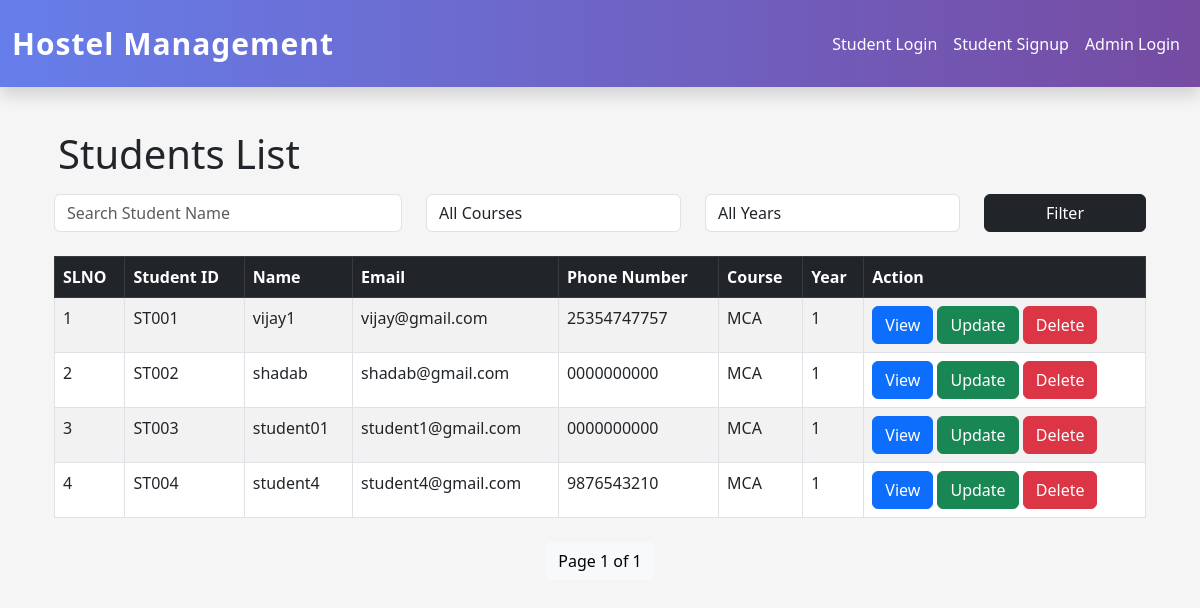
The app's page /student-list/, older data.
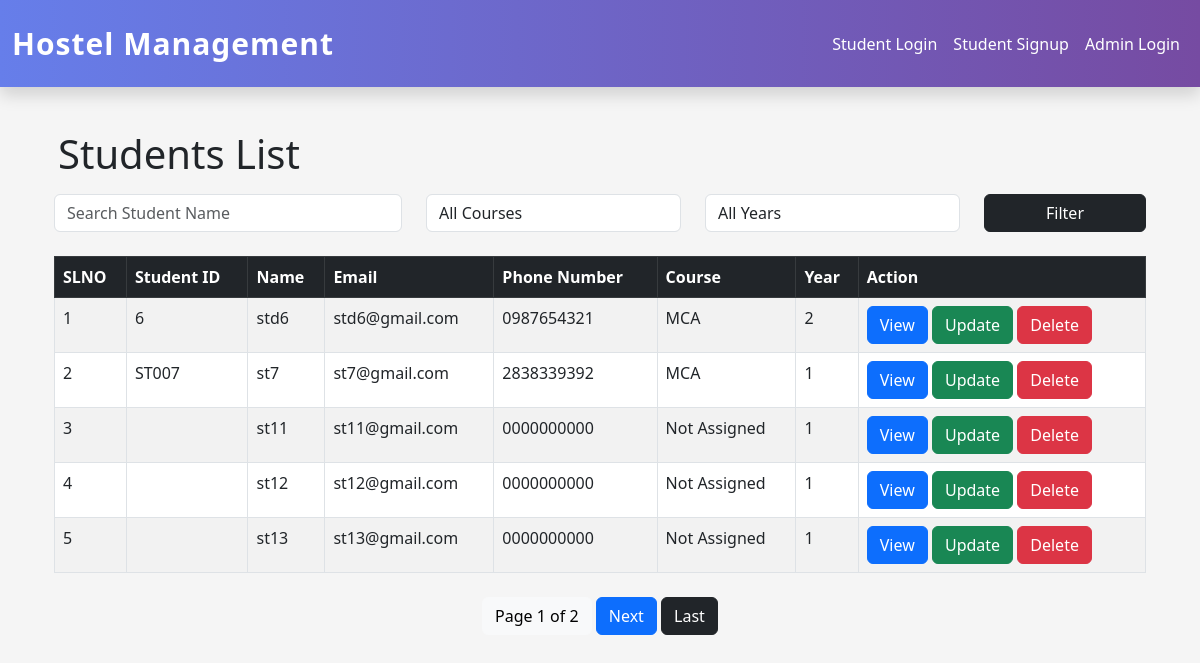
The same page, newer data.
### hostel_app/models.py (models this page shows, shortened)
class Student(models.Model):
    student_id = models.CharField(
        max_length=20
    )
    student_name = models.CharField(max_length=100)
    email = models.EmailField(unique=True)
    phone_number = models.CharField(max_length=15)
    course = models.CharField(max_length=100)
    year = models.IntegerField()

### hostel_app/views.py (the view)
# urls.py: path('student-list/',views.student_list, name='student-list'),
def student_list(request):
    students_list = Student.objects.all()
    search = request.GET.get('search')
    course = request.GET.get('course')
    year = request.GET.get('year')
    if search:
        students_list = students_list.filter(
            student_name__icontains=search
        )
    if course:
        students_list = students_list.filter(
            course=course
        )
    if year:
        students_list = students_list.filter(
            year=year
        )
    paginator = Paginator(students_list, 5)
    page_number = request.GET.get('page')
    students = paginator.get_page(page_number)
    context = {
        "students": students
    }
    return render(
        request,
        "students/student_list.html",
        context
    )

### hostel_app/templates/students/student_list.html (shortened to what this page needs)
{% extends "master.html" %}
{% block content %}
<div class="d-flex justify-content-between align-items-center mb-6">
    <h1 class="m-3">
        Students List
    </h1>
</div>
<div class="container">
    <form method="GET" class="row mb-4">
    <div class="col-md-4">
        <input
            type="text"
            name="search"
            class="form-control"
            placeholder="Search Student Name"
        >
    </div>
    <div class="col-md-3">
        <select
            name="course"
            class="form-control"
        >
            <option value="">
                All Courses
            </option>
        </select>
    </div>
    <div class="col-md-3">
        <select
            name="year"
            class="form-control"
        >
            <option value="">
                All Years
            </option>
        </select>
    </div>
    <div class="col-md-2">
        <button
            type="submit"
            class="btn btn-dark w-100"
        >
            Filter
        </button>
    </div>
</form>
    <table class="table table-striped table-bordered">
        <thead class="table-dark">
            <tr>
                <th>SLNO</th>
                <th>Student ID</th>
                <th>Name</th>
                <th>Email</th>
                <th>Phone Number</th>
                <th>Course</th>
                <th>Year</th>
                <th>Action</th>
            </tr>
        </thead>
         <tbody>
    {% for student in students %}
    <tr>
        <td>{{ students.start_index|add:forloop.counter0 }}</td>
        <td>{{ student.student_id }}</td>
        <td>{{ student.student_name }}</td>
        <td>{{ student.email }}</td>
        <td>{{ student.phone_number }}</td>
        <td>{{ student.course }}</td>
        <td>{{ student.year }}</td>
        <td>
            <a
                href="{% url 'student-details' student.id %}"
                class="btn btn-primary"
            >
                View
            </a>
            <a
                href="{% url 'update-student' student.id %}"
                class="btn btn-success"
            >
                Update
            </a>
            <a
                href="{% url 'delete-student' student.id %}"
                class="btn btn-danger"
            >
                Delete
            </a>
        </td>
    </tr>
    {% endfor %}
</tbody>
    </table>
    <div class="mt-4 text-center">
    <span class="btn btn-light">
        Page {{ students.number }} of {{ students.paginator.num_pages }}
    </span>
    {% if students.has_next %}
        <a
            href="?page={{ students.next_page_number }}"
            class="btn btn-primary"
        >
            Next
        </a>
        <a
            href="?page={{ students.paginator.num_pages }}"
            class="btn btn-dark"
        >
            Last
        </a>
    {% endif %}
</div>
</div>
{% endblock content %}

### hostel_app/templates/master.html (shortened to what this page needs)
{% load static %}
<!doctype html>
<html lang="en">
<head>
    <link
        href="https://cdn.jsdelivr.net/npm/bootstrap@5.3.0/dist/css/bootstrap.min.css"
        rel="stylesheet"
    />
</head>
<body style="background-color: #f5f5f5;">
<nav class="navbar navbar-expand-lg gradient-nav shadow py-3 fixed-top">
    <div class="container-fluid">
        <a
            class="navbar-brand brand-logo"
            href="{% url 'homepage' %}"
        >
            Hostel Management
        </a>
        <div
            class="collapse navbar-collapse"
            id="navbarNav"
        >
            <ul class="navbar-nav align-items-center">
                {% if user.is_authenticated %}
                <li class="nav-item me-3">
                    <span class="nav-link">
                        Welcome {{ user.username }}
                    </span>
                </li>
                <li class="nav-item">
                    <a
                        class="nav-link logout-btn"
                        href="{% url 'logout' %}"
                    >
                        Logout
                    </a>
                </li>
                {% else %}
                <li class="nav-item">
                    <a
                        class="nav-link"
                        href="{% url 'student-login' %}"
                    >
                        Student Login
                    </a>
                </li>
                <li class="nav-item">
                    <a
                        class="nav-link"
                        href="{% url 'student-signup' %}"
                    >
                        Student Signup
                    </a>
                </li>
                <li class="nav-item">
                    <a
                        class="nav-link"
                        href="{% url 'admin-login' %}"
                    >
                        Admin Login
                    </a>
                </li>
                {% endif %}
            </ul>
        </div>
    </div>
</nav>
    <div
        class="toast-container position-fixed top-0 end-0 p-3"
        style="z-index: 9999;"
    >
    </div>
    <div class="container mt-4">
        {% block content %}
        {% endblock %}
    </div>
</body>
</html>

### hostel_app/templates/master.html (style rules this page uses)
body { padding-top: 90px; }
.gradient-nav { background: linear-gradient( 90deg, #667eea, #764ba2 ); }
.navbar .nav-link { color: white !important; font-weight: 500; transition: 0.3s; }
.brand-logo { font-size: 30px; font-weight: bold; color: white !important; letter-spacing: 1px; }

Row changes from the older to the newer data that the page shows:
removed Student: start_index|add "1", student_id "ST001", student_name "vijay1", email "vijay@gmail.com", phone_number "25354747757", course "MCA", year "1"
removed Student: start_index|add "2", student_id "ST002", student_name "shadab", email "shadab@gmail.com", phone_number "0000000000", course "MCA", year "1"
removed Student: start_index|add "3", student_id "ST003", student_name "student01", email "student1@gmail.com", phone_number "0000000000", course "MCA", year "1"
removed Student: start_index|add "4", student_id "ST004", student_name "student4", email "student4@gmail.com", phone_number "9876543210", course "MCA", year "1"
added Student: start_index|add "1", student_id "6", student_name "std6", email "std6@gmail.com", phone_number "0987654321", course "MCA", year "2"
added Student: start_index|add "2", student_id "ST007", student_name "st7", email "st7@gmail.com", phone_number "2838339392", course "MCA", year "1"
added Student: start_index|add "3", student_name "st11", email "st11@gmail.com", phone_number "0000000000", course "Not Assigned", year "1"
added Student: start_index|add "4", student_name "st12", email "st12@gmail.com", phone_number "0000000000", course "Not Assigned", year "1"
added Student: start_index|add "5", student_name "st13", email "st13@gmail.com", phone_number "0000000000", course "Not Assigned", year "1"
Text that changed along with them:
{{ students.paginator.num_pages }}: "1" → "2"
text now shown: "Next Last"
